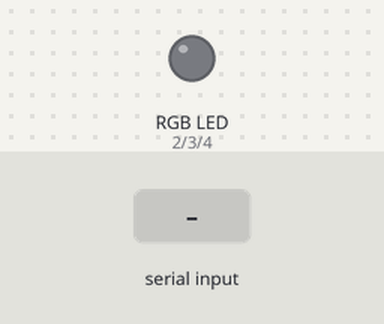
The sketch below on a simulated Arduino Uno, built with avr-gcc and run on an emulated ATmega328P. Parts: an RGB LED mixed from three pins (HIGH = lit). The inputs (shaded band) are chosen by the test bench. Dim RGB values are drawn brighter than linear.

Above: at 1.2 s.
1.3 s: "90,45,200\n" received over Serial
At 2.4 s:
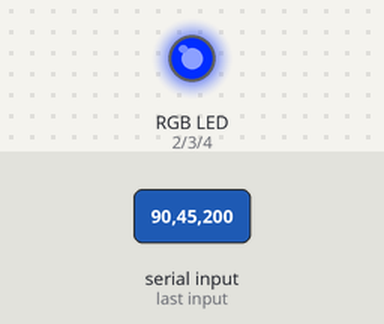
3.0 s: "30,150,10\n" received over Serial
At 3.6 s:
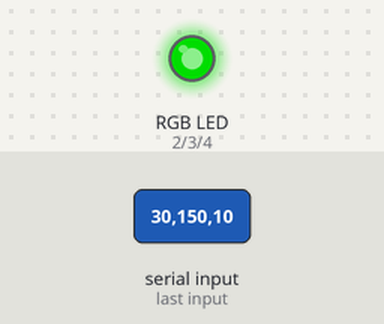
4.5 s: "1,90,45\n" received over Serial
At 5.9 s:
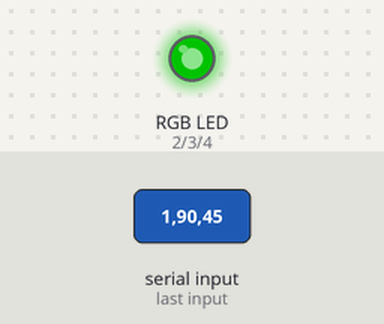
Timing chart, 0 to 7.5 s (numbered marks = the images above; inputs shaded):
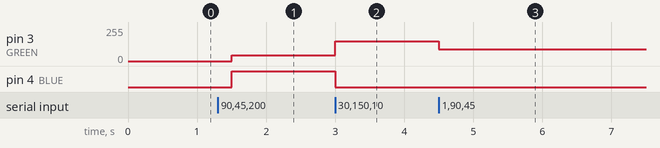

Measured:
- after the input at 1.3 s, pin 3 (GREEN): 0/255 → 45/255 after 0.20 s; pin 4 (BLUE): LOW → HIGH after 0.20 s
- after the input at 3.0 s, pin 3 (GREEN): 45/255 → 150/255 at once; pin 4 (BLUE): HIGH → LOW at once
- after the input at 4.5 s, pin 3 (GREEN): 150/255 → 90/255 at once

The sketch:

234LEDRGB.ino
```cpp
enum RGB {
  RED = 2,
  GREEN, //자동 3번
  BLUE //자동 4번
};

void setup() {
  // put your setup code here, to run once:
  pinMode(RED,OUTPUT);
  pinMode(GREEN,OUTPUT);
  pinMode(BLUE,OUTPUT);
  Serial.begin(115200UL); // 시리얼 통신 baud 115200

}

void loop() {
  // put your main code here, to run repeatedly:
  while(Serial.available() > 0) { // desktop에서 값을 보내면 메모리 버퍼
    uint8_t red_value {Serial.parseInt()};
    uint8_t green_value {Serial.parseInt()};
    uint8_t blue_value {Serial.parseInt()};
    if(Serial.read() == '\n') {
      analogWrite(RED, red_value);
      analogWrite(GREEN, green_value);
      analogWrite(BLUE, blue_value);
    }
 }delay(500UL);

}
```
